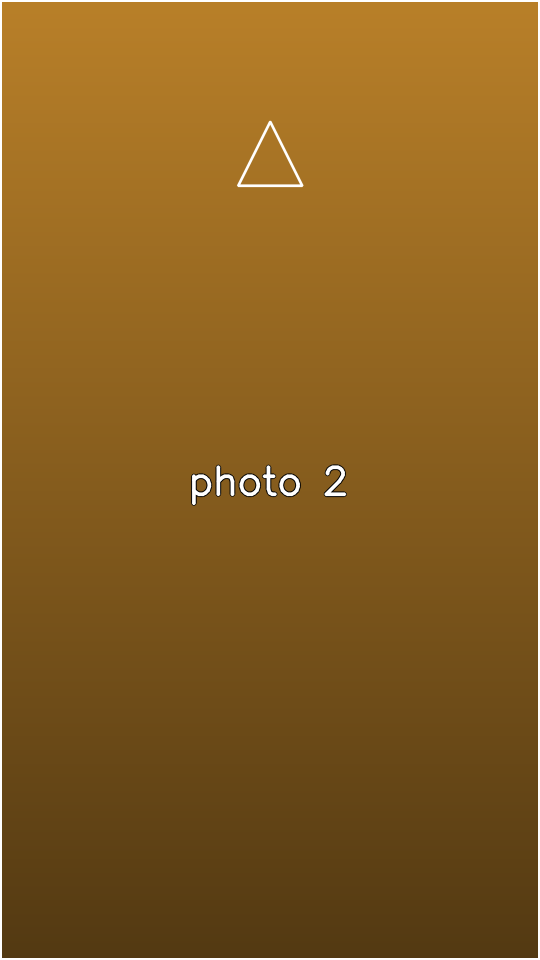
#> input picture _placeholders/photo_02.png, 1080 x 1920 px, given in place of ., which was not available (shown at 1/2 size)
$ python -i smart_arranger.py   (imports and definitions only)
#> lines starting #> are read from the running program, lines starting #| are printed output that depends on the picture; pictures that were not available may be replaced by others from this repository, and a replacement may not be noted
### beatcanvas/config.py
"""Paths, external tool discovery and constants."""
from __future__ import annotations

import os
import shutil
import sys
from pathlib import Path

ROOT = Path(__file__).resolve().parent.parent

TEMPLATE_DIR = Path(os.environ.get("BEATCANVAS_TEMPLATE_DIR", ROOT / "templates"))
OUTPUT_DIR = Path(os.environ.get("BEATCANVAS_OUTPUT_DIR", ROOT / "output"))
CACHE_DIR = ROOT / ".cache"
LOG_DIR = ROOT / "_logs"

#: Music that belongs to a fixed template lives here, so those styles keep working when
#: the original file is moved or renamed in the user's own music folder.
TEMPLATE_MUSIC_DIR = TEMPLATE_DIR / "music"

DROPPED_DIR = ROOT / "_dropped"

for _directory in (TEMPLATE_DIR, TEMPLATE_MUSIC_DIR, OUTPUT_DIR, CACHE_DIR, LOG_DIR, DROPPED_DIR):
    _directory.mkdir(parents=True, exist_ok=True)

# -- CapCut (Windows desktop only) -------------------------------------------

_IS_WINDOWS = sys.platform == "win32"

if _IS_WINDOWS:
    CAPCUT_ROOT = Path(os.environ.get(
        "BEATCANVAS_CAPCUT_ROOT",
        Path(os.environ.get("LOCALAPPDATA", "")) / "CapCut" / "User Data",
    ))
    CAPCUT_DRAFTS = CAPCUT_ROOT / "Projects" / "com.lveditor.draft"
    CAPCUT_EFFECT_CACHE = CAPCUT_ROOT / "Cache" / "effect"
else:
    # CapCut paths are irrelevant on Linux/macOS servers
    CAPCUT_ROOT = Path("/tmp/capcut-unused")
    CAPCUT_DRAFTS = CAPCUT_ROOT / "drafts"
    CAPCUT_EFFECT_CACHE = CAPCUT_ROOT / "effects"

# -- FFmpeg discovery (cross-platform) ---------------------------------------

def _find_tool(name: str) -> str:
    """Locate ffmpeg/ffprobe: env override → PATH → Windows WinGet fallback."""
#> called with name = 'ffmpeg'
    override = os.environ.get(f"BEATCANVAS_{name.upper()}")
    if override and Path(override).exists():
        return override
    found = shutil.which(name)
    if found:
        return found
    # Windows-only WinGet fallback
    if _IS_WINDOWS:
        winget_dir = (
            Path(os.environ.get("LOCALAPPDATA", ""))
            / "Microsoft/WinGet/Packages"
            / "Gyan.FFmpeg_Microsoft.Winget.Source_8wekyb3d8bbwe"
            / "ffmpeg-9.0-full_build/bin"
        )
        candidate = winget_dir / f"{name}.exe"
        if candidate.exists():
            return str(candidate)
    # Common Linux paths as last resort
    for path in ("/usr/bin", "/usr/local/bin", "/snap/bin"):
        candidate = Path(path) / name
        if candidate.exists():
            return str(candidate)
    return name


FFMPEG = _find_tool("ffmpeg")
FFPROBE = _find_tool("ffprobe")

#: Frame shapes offered in the app, as (width, height).
#:
#: A template records its own canvas, but any style can be rendered to any of these:
#: positions are held in half-canvas units and horizontal travel is corrected by the
#: aspect ratio, so the motion reads the same distance on screen whatever the shape.
FRAME_SIZES: dict[str, tuple[int, int]] = {
    "portrait": (1080, 1920),
    "landscape": (1920, 1080),
    "square": (1080, 1080),
}

#: CapCut stores every time value in microseconds.
US = 1_000_000

IMAGE_EXTENSIONS = {".jpg", ".jpeg", ".png", ".webp", ".bmp", ".tif", ".tiff", ".heic"}

#: Vertical position offsets are expressed in half-canvas-heights, so 1.0 moves a layer
#: from centre to the top edge. Horizontal offsets are additionally multiplied by the
#: aspect ratio, which is what CapCut's bundles do. Confirmed against a render by
#: tools/verify.py rather than assumed.
POSITION_UNIT = "half_height"

#: Maximum number of concurrent render jobs (defaults to 1 for serialized queue processing).
MAX_WORKERS = int(os.environ.get("BEATCANVAS_MAX_WORKERS", "1"))

#: Auto-cleanup: delete rendered videos older than this many seconds (default 24 hours / 86400s).
OUTPUT_MAX_AGE_SECONDS = int(os.environ.get("BEATCANVAS_OUTPUT_MAX_AGE", "86400"))

#: Proactive disk safety guard: minimum free disk space required on host drive (default: 2 GB).
MIN_FREE_DISK_BYTES = int(os.environ.get("BEATCANVAS_MIN_FREE_DISK_BYTES", str(2 * 1024 * 1024 * 1024)))

### beatcanvas/smart_arranger.py
"""SnapBeat Smart Photo Arranger.

Analyzes photos and audio beat structure to sequence photos for maximum musical impact.
- Uses Google Gemini Multimodal AI (free tier) if an API key is available.
- Falls back to an on-server Computer Vision energy analyzer (PIL/OpenCV) if offline or without a key.
"""
from __future__ import annotations

import base64
import io
import json
import logging
import os
import re
import urllib.request
import urllib.error
from pathlib import Path
from typing import Optional

from PIL import Image, ImageFilter, ImageStat
import numpy as np

from . import beats

logger = logging.getLogger("beatcanvas.smart_arranger")


def _get_gemini_api_key() -> Optional[str]:
    """Retrieve Gemini API key from environment or config file."""
    key = os.environ.get("GEMINI_API_KEY", "").strip()
    if key:
        return key
    try:
        cfg_path = Path(__file__).parent.parent / "config.json"
        if cfg_path.exists():
            with open(cfg_path, "r", encoding="utf-8") as f:
                data = json.load(f)
                return data.get("gemini_api_key", "").strip() or None
    except Exception:
        pass
    return None


# [12 lines left out: function _make_thumbnail_b64, not called in this run]


def _score_image_heuristic(path: str) -> float:
    """Compute visual energy score for an image using PIL (0.0 - 1.0)."""
#> called with path = '.'
    try:
        with Image.open(path) as img:
#> img is the input picture: PIL image 1080x1920 RGB; mean R, G, B 135.3, 94.6, 32.6
            rgb = img.convert("RGB")
            rgb.thumbnail((200, 200), Image.Resampling.BILINEAR)
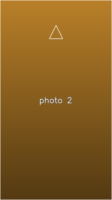
#> rgb: PIL image 112x200 RGB; mean R, G, B 135, 94.3, 32.1

            # 1. Saturation
            hsv = rgb.convert("HSV")
#> hsv: PIL image 112x200 HSV; mean H, S, V 25, 194.9, 135
            _, s, _ = hsv.split()
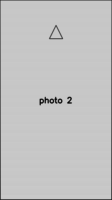
#> s: PIL image 112x200 L; min 3, max 201, mean 194.9
            stat_s = ImageStat.Stat(s)
            sat_score = (stat_s.mean[0] / 255.0) * 0.5 + (stat_s.stddev[0] / 128.0) * 0.5
#> sat_score = 0.461
            sat_score = min(1.0, max(0.0, sat_score))

            # 2. Contrast
            gray = rgb.convert("L")
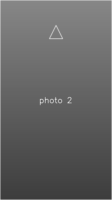
#> gray: PIL image 112x200 L; min 61, max 215, mean 99.4
            stat_gray = ImageStat.Stat(gray)
            contrast_score = min(1.0, stat_gray.stddev[0] / 64.0)
#> contrast_score = 0.368

            # 3. Sharpness / Detail (edge energy)
            edges = gray.filter(ImageFilter.FIND_EDGES)
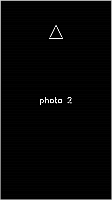
#> edges: PIL image 112x200 L; min 0, max 255, mean 6.4
            stat_edges = ImageStat.Stat(edges)
            sharp_score = min(1.0, stat_edges.mean[0] / 30.0)
#> sharp_score = 0.212

            total_score = 0.40 * sat_score + 0.35 * contrast_score + 0.25 * sharp_score
#> total_score = 0.366
            return round(total_score, 4)
    except Exception:
        return 0.5


def _arrange_heuristic(photo_paths: list[str], climax_ratio: float = 0.55) -> list[str]:
    """Arrange photos along a dramatic narrative energy curve."""
    n = len(photo_paths)
    if n <= 2:
        return list(photo_paths)

    scores = [(path, _score_image_heuristic(path)) for path in photo_paths]
#> call 3 of _score_image_heuristic, with path = '/'
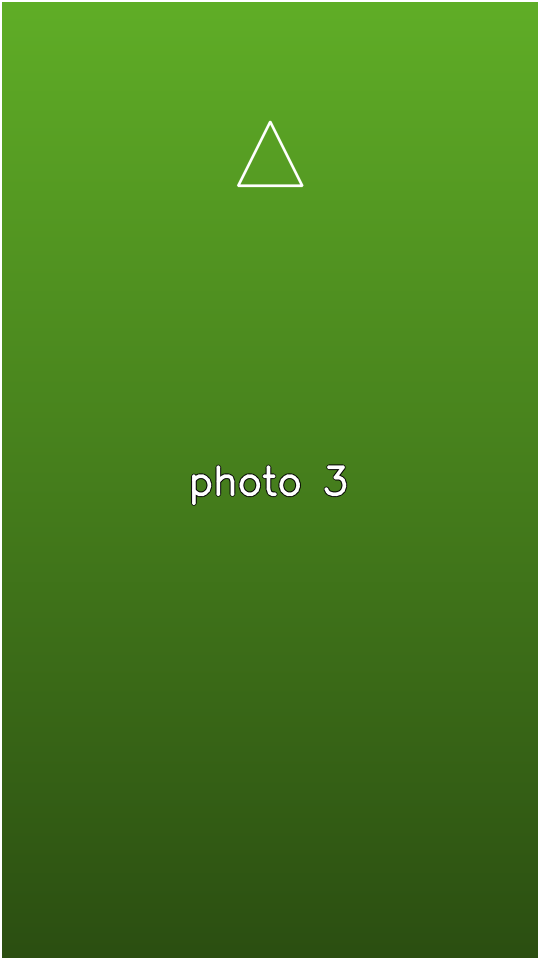
#> input picture _placeholders/photo_03.png, 1080 x 1920 px, given in place of , which was not available (shown at 1/2 size)
#> in _score_image_heuristic, img is the input picture: PIL image 1080x1920 RGB; mean R, G, B 71.8, 127.4, 31.2
#> in _score_image_heuristic (call 3), `rgb.thumbnail((200, 200), Image.Resampling.BILINEAR)`:
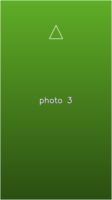
#> rgb: PIL image 112x200 RGB; mean R, G, B 71.4, 127.2, 30.7
#> in _score_image_heuristic (call 3), `hsv = rgb.convert("HSV")`: hsv: PIL image 112x200 HSV; mean H, S, V 66.6, 194.2, 127.2
#> in _score_image_heuristic (call 3), `sharp_score = min(1.0, stat_edges.mean[0] / 30.0)`: sharp_score = 0.213
#> scores = 29 items, first 6: ('.', 0.366), ('.', 0.366), ('/', 0.366), ('_', 0.366), ('p', 0.5), ('l', 0.5)
    sorted_by_score = sorted(scores, key=lambda x: x[1], reverse=True)
#> sorted_by_score = 29 items, first 6: ('p', 0.5), ('l', 0.5), ('a', 0.5), ('c', 0.5), ('e', 0.5), ('h', 0.5)

    climax_idx = int(round(climax_ratio * (n - 1)))
    climax_idx = max(0, min(n - 1, climax_idx))

    slot_distances = [(i, abs(i - climax_idx)) for i in range(n)]
    slot_distances.sort(key=lambda x: x[1])

    result = [None] * n
    for rank, (slot_idx, _) in enumerate(slot_distances):
        result[slot_idx] = sorted_by_score[rank][0]
#> after the loop, result = 29 items, first 6: '.', '.', '_', '_', 'g', 'p'

    return [p for p in result if p is not None]


# [71 lines left out: function _call_gemini_multimodal, not called in this run]


def auto_arrange_photos(
    photo_paths: list[str],
    audio_path: Optional[str] = None,
    gemini_key: Optional[str] = None
) -> list[str]:
    """Main entrypoint: reorder photo_paths for optimal musical impact."""
    if not photo_paths or len(photo_paths) <= 2:
        return list(photo_paths)

    tempo_bpm = 120.0
    climax_ratio = 0.55
    climax_sec = 10.0
    if audio_path and Path(audio_path).exists():
        try:
            analysis = beats.analyse(audio_path, duration=30.0)
            if analysis.tempo_bpm > 30:
                tempo_bpm = analysis.tempo_bpm
            if analysis.duration > 2 and analysis.strengths:
                peak_idx = int(np.argmax(analysis.strengths))
                climax_sec = float(analysis.onsets[peak_idx])
                climax_ratio = min(0.85, max(0.25, climax_sec / max(1.0, analysis.duration)))
        except Exception as e:
            logger.info(f"Audio beat analysis for auto-arrange skipped: {e}")

    api_key = gemini_key or _get_gemini_api_key()
    if api_key:
        try:
            indices = _call_gemini_multimodal(photo_paths, tempo_bpm, climax_sec, api_key)
            if indices:
                logger.info(f"Auto-arranged {len(photo_paths)} photos via Gemini Flash: {indices}")
                return [photo_paths[i] for i in indices]
        except Exception as e:
            logger.warning(f"Gemini auto-arrange fallback triggered: {e}")

    arranged = _arrange_heuristic(photo_paths, climax_ratio)
#> arranged = 29 items, first 6: '.', '.', '_', '_', 'g', 'p'
    logger.info(f"Auto-arranged {len(photo_paths)} photos via Local CV Heuristic engine (climax at {climax_ratio:.2f})")
    return arranged

>>> result = auto_arrange_photos('../_placeholders/photo_02.png')
#> result = 29 items, first 6: '.', '.', '_', '_', 'g', 'p'
